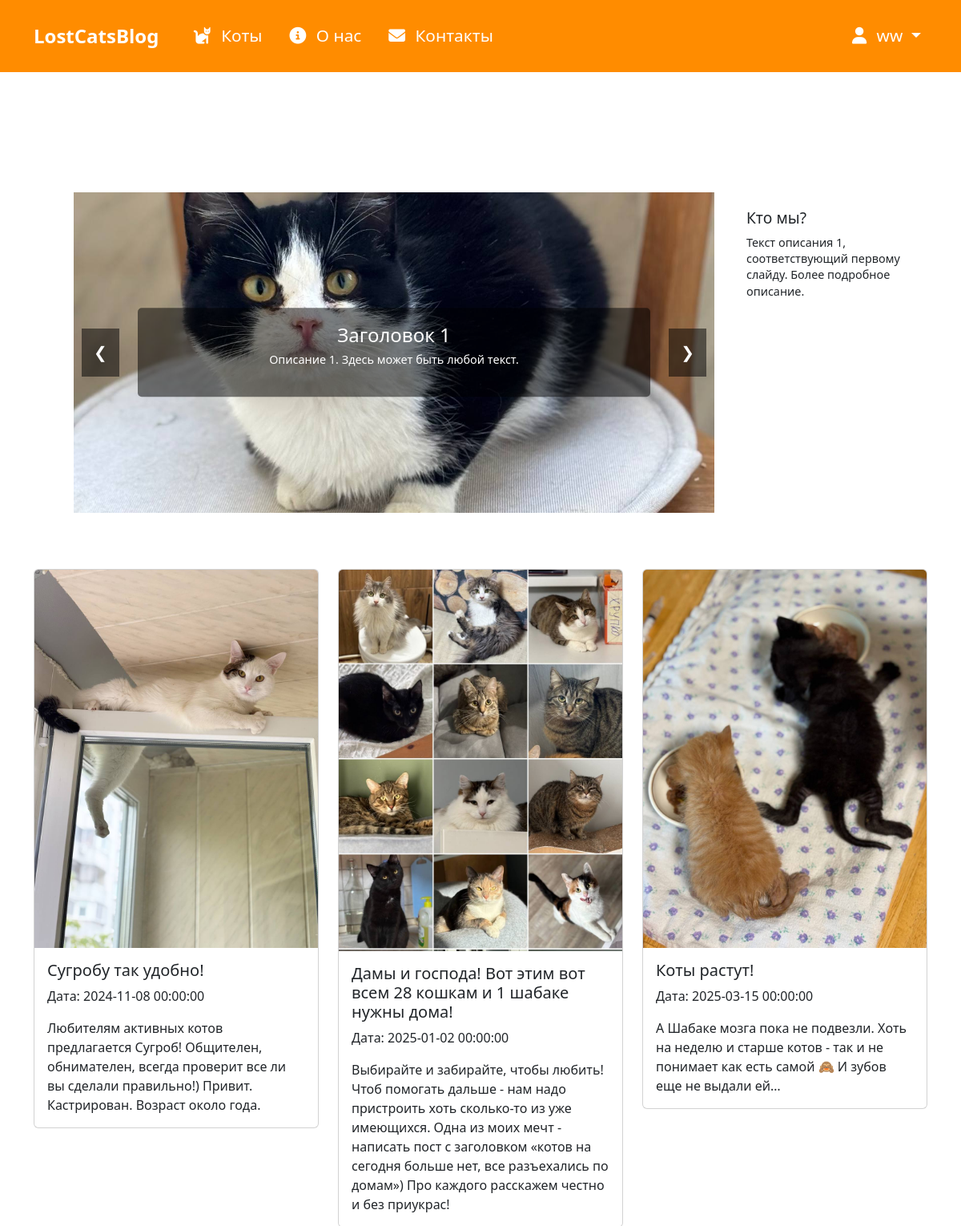
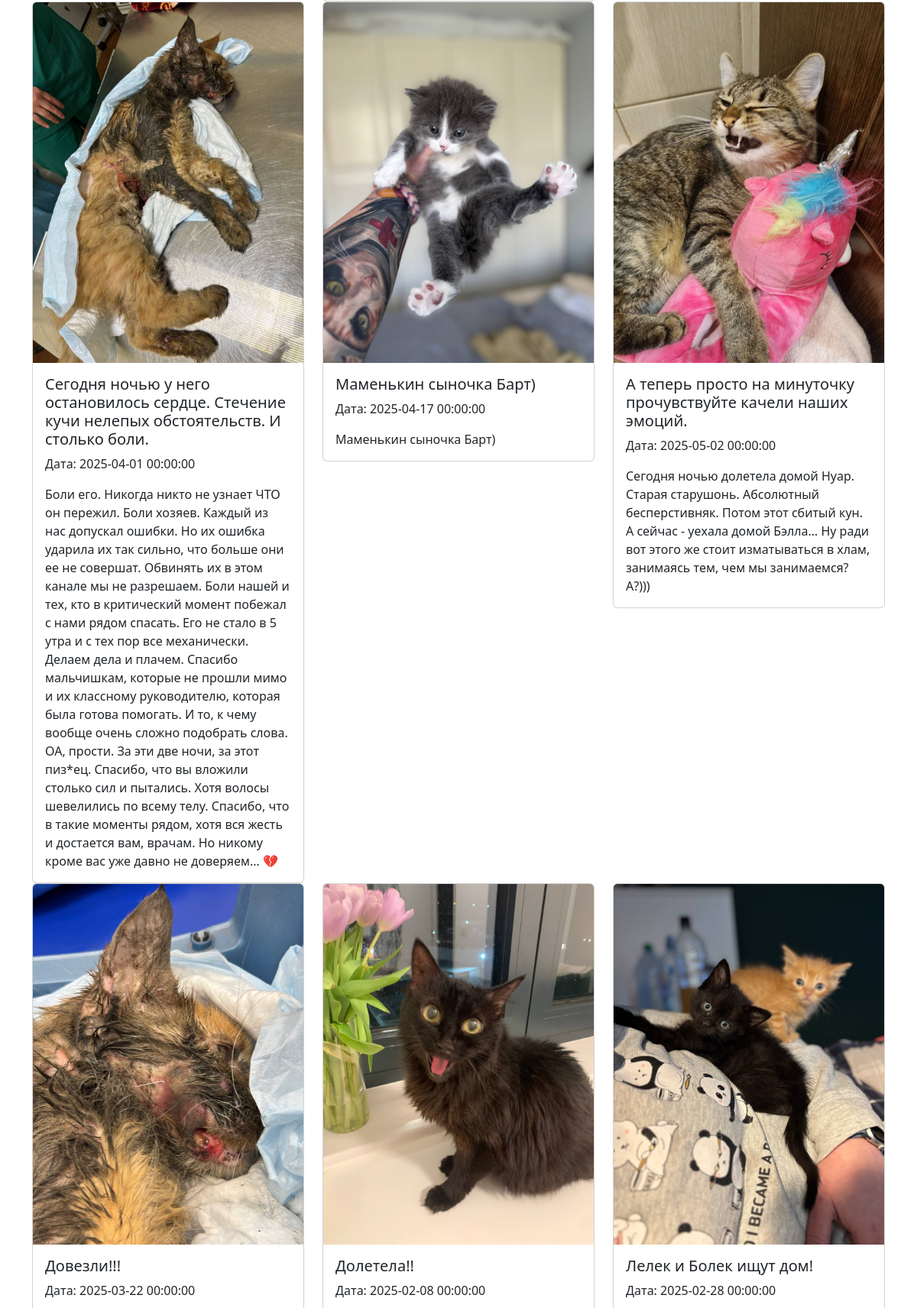
Screenshot of / (signed in, upper part) with the database file from the repository (2 pictures, top to bottom).
### models.py (models this page shows, shortened)
class News(db.Model):
        id = db.Column(db.Integer, primary_key=True)
        title = db.Column(db.String(300), nullable=False)
        date = db.Column(db.DateTime, nullable=False, default=datetime.now)  # Date and time, default to now
        content = db.Column(db.Text, nullable=False)  # Full text of the news
        image_url = db.Column(db.String(500), nullable=True) #URL to image

### app.py (the view)
@app.route('/')
def home_page():
    news = News.query.all()
    return render_template('home_page.html', news=news)

### templates/home_page.html (shortened to what this page needs)
{% extends "navigation.html" %}
{% block content %}
<div class="slider-wrapper">
    <div class="slider-container">
        <div class="slider">
            <div class="slide">
                <img src="static/img/img1.jpeg" alt="Изображение 1">
                <div class="slide-content">
                    <h2>Заголовок 1</h2>
                    <p>Описание 1. Здесь может быть любой текст.</p>
                </div>
            </div>
        </div>
        <button class="slider-button prev">&#10094;</button>
        <button class="slider-button next">&#10095;</button>
    </div>
    <div class="text-container">
        <div class="text-content active">
            <h2>Кто мы?</h2>
            <p>Текст описания 1, соответствующий первому слайду. Более подробное описание.</p>
        </div>
    </div>
</div>
<div class="news">
    <div class="row">
        {% for new in news %}
        <div class="col-md-4">
            <div class="card cat-card">
                <img src="{{ new.image_url }}" class="card-img-top" alt="{{ new.title }}">
                <div class="card-body">
                    <h5 class="card-title">{{ new.title }}</h5>
                    <p class="card-text">Дата: {{ new.date }} </p>
                    <p class="card-text">{{ new.content }}</p>
                </div>
            </div>
        </div>
        {% endfor %}
    </div>
</div>
{% endblock %}

### static/css/style.css (style rules this page uses)
body, html { margin: 0; padding: 0; height: 100%; overflow-x: hidden; }
.slider-wrapper { display: flex; align-items: flex-start; margin-top: 150px; margin-left: 50px; max-width: 1200px; gap: 20px; }
.slider-container { position: relative; width: 800px; height: 400px; overflow: hidden; }
.slider { display: flex; width: 800px; transition: transform 0.5s ease; }
.slide { flex: 0 0 100%; height: 100%; width: 800px; position: relative; }
.slide img { width: 800px; height: 400px; object-fit: cover; }
.slide-content { position: absolute; top: 50%; left: 50%; transform: translate(-50%, -50%); text-align: center; color: white; padding: 20px; background-color: rgba(0, 0, 0, 0.5); border-radius: 5px; width: 80%; }
.text-container { flex: 1; padding: 20px; }
.text-content { opacity: 0; visibility: hidden; transition: opacity 0.5s ease-in-out, visibility 0.5s; position: absolute; }
.text-content.active { opacity: 1; visibility: visible; position: relative; }
.text-content h2 { font-size: 1.2em; margin-bottom: 10px; }
.text-content p { font-size: 0.9em; line-height: 1.4; }
.slide-content h2 { font-size: 1.5em; margin-bottom: 5px; }
.slide-content p { font-size: 0.9em; }
.slider-button { position: absolute; top: 50%; transform: translateY(-50%); background-color: rgba(0, 0, 0, 0.5); color: white; border: none; padding: 15px; font-size: 20px; cursor: pointer; z-index: 10; }
.prev { left: 10px; }
.next { right: 10px; }
.news { margin-top: 70px; }

### rows the page displays
News: image_url (picture), title "Сугробу так удобно!", date "2024-11-08 00:00:00", content "Любителям активных котов предлагается Сугроб! Общителен, обнимателен, всегда проверит все ли вы сделали правильно!) Привит. Кастрирован. Возраст около года."
News: image_url (picture), title "Дамы и господа! Вот этим вот всем 28 кошкам и 1 шабаке нужны дома!", date "2025-01-02 00:00:00", content "Выбирайте и забирайте, чтобы любить! Чтоб помогать дальше - нам надо пристроить хоть сколько-то из уже имеющихся. Одна из моих мечт - написать пост с заголовком «котов на сегодня больше нет, все разъехались по домам») Про каждого расскажем честно и без приукрас!"
News: image_url (picture), title "Коты растут!", date "2025-03-15 00:00:00", content "А Шабаке мозга пока не подвезли. Хоть на неделю и старше котов - так и не понимает как есть самой 🙈 И зубов еще не выдали ей…"
News: image_url (picture), title "Сегодня ночью у него остановилось сердце. Стечение кучи нелепых обстоятельств. И столько боли.", date "2025-04-01 00:00:00", content "Боли его. Никогда никто не узнает ЧТО он пережил. Боли хозяев. Каждый из нас допускал ошибки. Но их ошибка ударила их так сильно, что больше они ее не совершат. Обвинять их в этом канале мы не разрешаем. Боли нашей и тех, кто в критический момент побежал с нами рядом спасать. Его не стало в 5 утра и с тех пор все механически. Делаем дела и плачем. Спасибо мальчишкам, которые не прошли мимо и их классному руководителю, которая была готова помогать. И то, к чему вообще очень сложно подобрать слова. ОА, прости. За эти две ночи, за этот пиз*ец. Спасибо, что вы вложили столько сил и пытались. Хотя волосы шевелились по всему телу. Спасибо, что в такие моменты рядом, хотя вся жесть и достается…"
News: image_url (picture), title "Маменькин сыночка Барт)", date "2025-04-17 00:00:00", content "Маменькин сыночка Барт)"
News: image_url (picture), title "А теперь просто на минуточку прочувствуйте качели наших эмоций.", date "2025-05-02 00:00:00", content "Сегодня ночью долетела домой Нуар. Старая старушонь. Абсолютный бесперстивняк. Потом этот сбитый кун. А сейчас - уехала домой Бэлла… Ну ради вот этого же стоит изматываться в хлам, занимаясь тем, чем мы занимаемся? А?)))"
News: image_url (picture), title "Довезли!!!", date "2025-03-22 00:00:00"
News: image_url (picture), title "Долетела!!", date "2025-02-08 00:00:00"
News: image_url (picture), title "Лелек и Болек ищут дом!", date "2025-02-28 00:00:00"

### other values shown
{{ session['username'] }} "ww"
